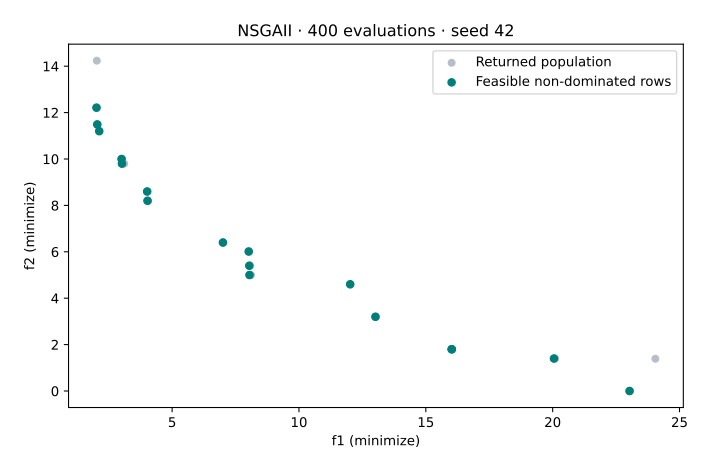

Here is the Python script that generated this plot:
"""Verified VAMOS 1.0.1 lesson: mixed. See coverage-setup for dependencies."""


def execute_example(problem, algorithm, config, budget, seed=42, engine="numpy"):
    import numpy as np

    from vamos import OptimizationResult, optimize

    result = optimize(problem, algorithm=algorithm, algorithm_config=config, max_evaluations=budget, seed=seed, engine=engine)
    G = result.data.get("G")
    if getattr(problem, "n_constraints", 0) and G is None:
        raise ValueError("Declared constraints are missing from the returned result.")
    feasible_rows = np.arange(len(result.F)) if G is None else np.flatnonzero(np.all(G <= 0, axis=1))
    if len(feasible_rows):
        feasible = OptimizationResult({"X": result.X[feasible_rows], "F": result.F[feasible_rows]})
        front, local = feasible.front(return_indices=True)
        front_rows = feasible_rows[local]
    else:
        front, front_rows = np.empty((0, problem.n_obj)), np.empty(0, dtype=int)
    print(f"Algorithm: {algorithm}; encoding: {problem.encoding}; backend: {engine}; seed: {seed}")
    print(f"Returned X: {result.X.shape}; F: {result.F.shape}; result mode: population")
    print(f"Feasible rows: {len(feasible_rows)}/{len(result.F)}; feasible non-dominated rows: {len(front)}")
    print(f"Evaluations: {result.data['evaluations']}")
    return {
        "problem": problem,
        "algorithm": algorithm,
        "config": config,
        "result": result,
        "feasible_rows": feasible_rows,
        "front": front,
        "front_rows": front_rows,
    }


def run_encoding(encoding="binary", budget=400):
    import numpy as np

    from vamos import make_problem_selection
    from vamos.algorithms import NSGAIIConfig

    choices = {
        "binary": ("zdt5", "uniform", "bitflip"),
        "integer": ("int_alloc", "uniform", "reset"),
        "permutation": ("tsp6", "ox", "swap"),
        "mixed": ("mixed_design", "mixed", "mixed"),
    }
    name, crossover, mutation = choices[encoding]
    problem = make_problem_selection(name).instantiate()
    config = (
        NSGAIIConfig.builder()
        .pop_size(40)
        .offspring_size(40)
        .crossover(crossover, prob=0.9)
        .mutation(mutation, prob=1.0 / problem.n_var)
        .selection("tournament", size=2)
        .result_mode("population")
        .build()
    )
    data = execute_example(problem, "nsgaii", config, budget)
    x = data["result"].X
    if encoding == "binary":
        valid = np.isin(x, [0, 1]).all()
    elif encoding == "permutation":
        valid = (np.sort(x, axis=1) == np.arange(problem.n_var)).all()
    else:
        discrete = (
            np.arange(problem.n_var)
            if encoding == "integer"
            else np.concatenate([problem.mixed_spec["int_idx"], problem.mixed_spec["cat_idx"]])
        )
        valid = np.equal(x[:, discrete], np.rint(x[:, discrete])).all()
    valid = bool(valid and np.all(x >= problem.xl) and np.all(x <= problem.xu))
    if not valid:
        raise ValueError("Returned decisions violate the representation's domains.")
    print(f"Domain checks: passed for {encoding}")
    return data


def plot_example(data, output):
    from pathlib import Path

    import matplotlib

    matplotlib.use("Agg")
    import matplotlib.pyplot as plt
    import numpy as np

    output = Path(output)
    if output.exists():
        raise FileExistsError(f"Choose a new figure filename: {output}")
    if output.suffix.lower() != ".svg":
        raise ValueError("Use an .svg output filename.")
    f = data["result"].F
    with plt.rc_context({"svg.hashsalt": "vamos-coverage", "svg.fonttype": "none"}):
        fig = plt.figure(figsize=(7, 4.5), layout="constrained")
        if f.shape[1] == 3:
            ax = fig.add_subplot(projection="3d")
            ax.scatter(*f.T, c="#007f7a", s=22)
            ax.set(xlabel="f1", ylabel="f2", zlabel="f3")
            ax.set_box_aspect((1, 1, 0.85), zoom=0.85)
        else:
            ax = fig.add_subplot()
            ax.scatter(*f.T, c="#b6bec8", s=25, label="Returned population")
            if len(data["front"]):
                ax.scatter(*data["front"].T, c="#007f7a", s=30, label="Feasible non-dominated rows")
            labels = {
                "WeldedBeamDesignProblem": ("Cost (minimize)", "Deflection proxy (minimize)"),
                "FeatureSelectionProblem": ("Validation error (minimize)", "Feature count (minimize)"),
                "HyperparameterTuningProblem": ("Validation error (minimize)", "Complexity proxy (minimize)"),
            }
            xlabel, ylabel = labels.get(type(data["problem"]).__name__, ("f1 (minimize)", "f2 (minimize)"))
            ax.set(xlabel=xlabel, ylabel=ylabel)
            ax.legend()
        if data["problem"].__class__.__name__ in {"ZDT1", "ZDT1Problem"}:
            x = np.linspace(0, 1, 101)
            ax.plot(x, 1 - np.sqrt(x), "--", c="#7c8795", label="Analytical front")
            ax.legend()
        ax.set_title(f"{data['algorithm'].upper()} · {data['result'].data['evaluations']} evaluations · seed 42")
        fig.savefig(output, metadata={"Date": None}, bbox_inches="tight", pad_inches=0.25)
        plt.close(fig)
    output.write_text("\n".join(line.rstrip() for line in output.read_text(encoding="utf-8").splitlines()) + "\n", encoding="utf-8")


def lesson_cli(function, default_budget=400):
    import argparse

    parser = argparse.ArgumentParser(description="Run a bounded VAMOS example and optionally plot its actual result.")
    parser.add_argument("--budget", type=int, default=default_budget)
    parser.add_argument("--output", help="New SVG filename; requires Matplotlib")
    args = parser.parse_args()
    data = function(budget=args.budget)
    if args.output:
        plot_example(data, args.output)


def run_lesson(budget=400):
    return run_encoding("mixed", budget)



if __name__ == "__main__":
    lesson_cli(run_lesson, default_budget=400)
